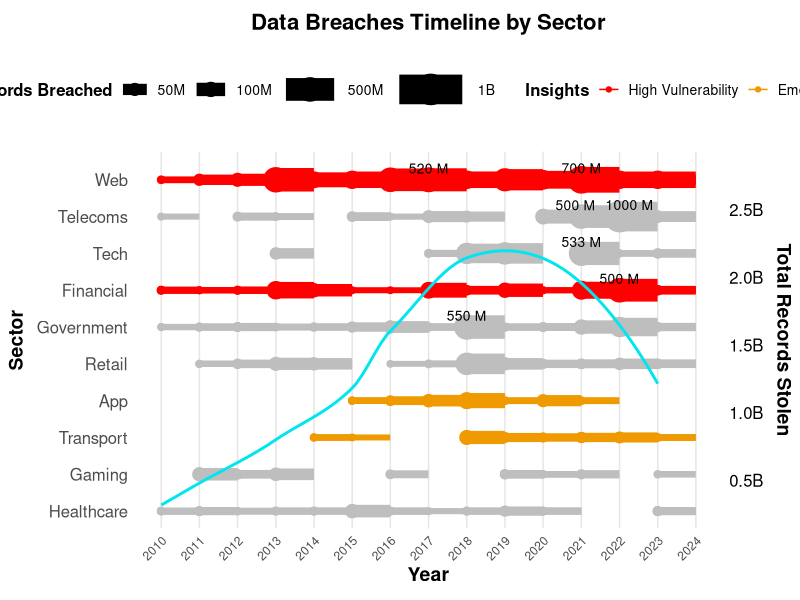

This chart was generated by the following R code:
## ---- chunk 1
# Load required libraries
library(ggplot2)
library(dplyr)
library(ggrepel)
library(scales)
library(tidyverse)
library(gridExtra)

# Read the data
data <- read.csv("IIB Data Breaches - LATEST - breaches.csv")

# Group sectors into broader categories
data <- data %>%
  mutate(
    sector_group = case_when(
      grepl("web", sector, ignore.case = TRUE) ~ "Web",
      grepl("healthcare|health", sector, ignore.case = TRUE) ~ "Healthcare",
      grepl("app", sector, ignore.case = TRUE) ~ "App",
      grepl("retail", sector, ignore.case = TRUE) ~ "Retail",
      grepl("gaming", sector, ignore.case = TRUE) ~ "Gaming",
      grepl("transport", sector, ignore.case = TRUE) ~ "Transport",
      grepl("financial|finance", sector, ignore.case = TRUE) ~ "Financial",
      grepl("tech", sector, ignore.case = TRUE) ~ "Tech",
      grepl("government", sector, ignore.case = TRUE) ~ "Government",
      grepl("telecoms", sector, ignore.case = TRUE) ~ "Telecoms",
      grepl("legal", sector, ignore.case = TRUE) ~ "Legal",
      grepl("media", sector, ignore.case = TRUE) ~ "Media",
      grepl("academic", sector, ignore.case = TRUE) ~ "Academic",
      grepl("energy", sector, ignore.case = TRUE) ~ "Energy",
      grepl("military", sector, ignore.case = TRUE) ~ "Military",
      TRUE ~ "Miscellaneous"
    ),
    records.lost = as.numeric(gsub("[^0-9]", "", records.lost)),
    year = as.numeric(year)
  ) %>%
  drop_na(records.lost, year, sector_group)

# Filter the data based on the specified year range and minimum records lost
start_year <- 2010
end_year <- 2024
data <- data %>%
  filter(year >= start_year & year <= end_year) %>%
  drop_na(records.lost, year, sector_group)

# Calculate total records lost for each sector group and select top 10 sectors
top_sectors <- data %>%
  group_by(sector_group) %>%
  summarize(total_records_lost = sum(records.lost)) %>%
  arrange(desc(total_records_lost)) %>%
  top_n(10, wt = total_records_lost) %>%
  pull(sector_group)

# Filter the data to include only top 10 sectors
data <- data %>%
  filter(sector_group %in% top_sectors)

# Convert the year to a date format for plotting
data <- data %>%
  mutate(StartDate = as.Date(paste(year, "-01-01", sep = "")),
         EndDate = as.Date(paste(year, "-12-31", sep = "")))

# Sort the sectors by total records lost
sector_levels <- data %>%
  group_by(sector_group) %>%
  summarize(total_records_lost = sum(records.lost)) %>%
  arrange(desc(total_records_lost)) %>%
  pull(sector_group)

data <- data %>%
  mutate(sector_group = factor(sector_group, levels = rev(sector_levels)))

# Define important sectors to highlight
highlight_sectors <- c("Web", "Financial", "App", "Transport")

# Add a new column to specify color based on sector importance
data <- data %>%
  mutate(
    highlight = ifelse(as.character(sector_group) %in% highlight_sectors, as.character(sector_group), "Other")
  )

# Convert sector_group to a factor and then to numeric for plotting
data$sector_group_num <- as.numeric(factor(data$sector_group))

# Calculate the total number of data breaches each year
yearly_data <- data %>%
  group_by(year) %>%
  summarize(total_records_lost = sum(records.lost))
yearly_data <- yearly_data %>%
  filter(year < 2024)
data <- data %>%
  filter(year < 2024)
# Define color palette
color_palette <- c("Web" = "red", "Financial" = "red", "App" = "orange2", "Transport" = "orange2", "Other" = "gray")
coeff <- max(yearly_data$total_records_lost) / length(unique(data$sector_group_num))  # Adjust this coefficient to normalize the secondary axis

# Custom labelling function
label_billion <- function(x) {
   paste0(scales::comma(x / 1e9), "B")
}

# Create the plot
gantt_plot <- ggplot(data, aes(x = StartDate, y = sector_group_num)) +
  geom_segment(aes(xend = EndDate, yend = sector_group_num, size = records.lost, color = highlight), show.legend = TRUE) +
  geom_point(aes(size = records.lost, color = highlight), show.legend = TRUE) +
  scale_size_continuous(range = c(2, 10), breaks = c(50000000, 100000000, 500000000, 1000000000), labels = c("50M", "100M", "500M", "1B")) +
  scale_color_manual(values = color_palette, 
                     breaks = c("Web", "App"),
                     labels = c("High Vulnerability", "Emerging Threats"),
                     name = "Insights",
                     ) +
  scale_x_date(date_labels = "%Y", 
               date_breaks = "1 years", 
               limits = as.Date(c("2010-01-01", "2023-12-31"))
               ) +
  scale_y_continuous(
    name = "Sector",
    breaks = 1:length(unique(data$sector_group_num)),
    labels = levels(data$sector_group),
    sec.axis = sec_axis(~ . * coeff, 
                        name = "Total Records Stolen", 
                        breaks = seq(0, 3e9, by = 0.5e9), 
                        labels = label_billion)
    ) +
  labs(
    title = "Data Breaches Timeline by Sector",
    x = "Year",
    size = "Records Breached"
  ) +
  theme_minimal() +
  theme(
    plot.title = element_text(hjust = 0.5, size = 16, face = "bold"),
    axis.title.x = element_text(size = 14, face = "bold"),
    axis.title.y = element_text(size = 14, vjust = 2, face = "bold"),
    axis.title.y.right = element_text(size = 14, vjust = 2, face = "bold", color = "black"),
    axis.text.x = element_text(angle = 45, hjust = 1),
    axis.text.y = element_text(size = 12),
    axis.text.y.right = element_text(size = 12, color = "black"),  # Improve readability
    panel.grid.major.x = element_line(color = "Gray90" , size = 0.5),
    panel.grid.minor.x = element_blank(),
    panel.grid.minor.y = element_blank(),
    panel.grid.major.y = element_blank(),
    legend.position = "top",
    legend.box.just = "center",
    legend.title = element_text(size = 12, face = "bold"),
    legend.text = element_text(size = 10),
    plot.margin = margin(10, 10, 10, 10)
  ) +
  guides(size = guide_legend(override.aes = list(color = "black"))) +  # Change legend color to black for better visibility
  geom_text_repel(aes(label = ifelse(records.lost >= 500000000, paste(records.lost /1000000, "M"), "")), 
 size = 3.5, color = "black", nudge_y = 0.3, segment.color = "grey50") +
#geom_line(data = yearly_data, aes(x = as.Date(paste(year, "-01-01", sep = "")), y = (total_records_lost / coeff) + 1), 
           # color = "darkgreen", size = 1, alpha = 0.3, linetype = "solid") 
  geom_smooth(data = yearly_data, aes(x = as.Date(paste(year, "-01-01", sep = "")), y = (total_records_lost / coeff) + 1), method = "loess", se = FALSE,  color = "turquoise2", size = 1, alpha = 0.3) 

# Print the plot
print(gantt_plot)
